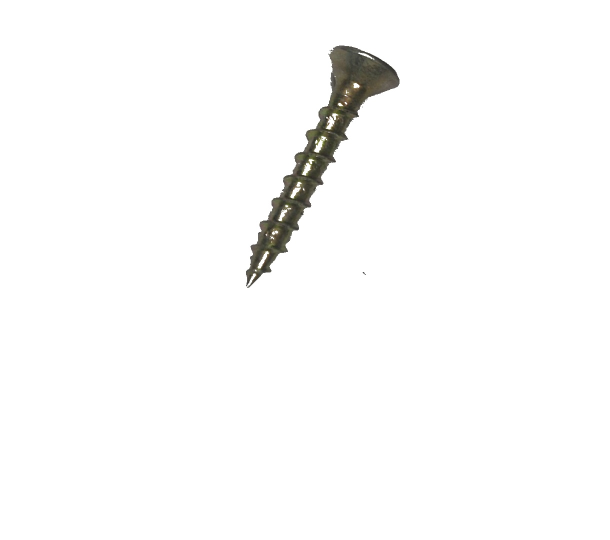
#> input picture Clasificador-de-imagenes/Data-Base/YTrain/YTornillos/photo106.jpg, 1220 x 1080 px (shown at 1/2 size)
$ python -i Clasificacion.py   (imports and definitions only)   (older library calls are emulated)
#> lines starting #> are read from the running program, lines starting #| are printed output that depends on the picture
#> further down, picture is the input picture: shape (1080, 1220, 3); mean B, G, R 250.2, 250.6, 250.7
import numpy as np
from matplotlib import pyplot as plt
import matplotlib.patches as mpatches
plt.rcParams['image.cmap'] = 'gray'
from mpl_toolkits.mplot3d import Axes3D
from skimage import io, color, img_as_float, filters
from skimage.feature import hog
import cv2
import mahotas
import os
from datetime import datetime


def extraccion(image):

    ##TRANSFORMACION
    #Recordar hacer la transformacion de la imagen con el programa Transformacion.py
    image = cv2.resize(image, (500, 400))         #Convertir la imagen de 1220x1080 a 500x400
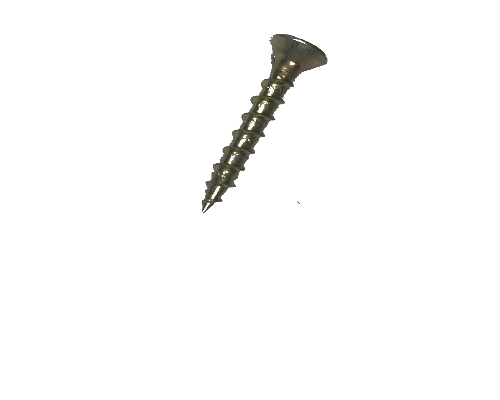
#> image: shape (400, 500, 3); mean of channels 0, 1, 2 250.2, 250.6, 250.7; drawn as B, G, R

    ##PRE PROCESAMIENTO
    aux = cv2.cvtColor(image, cv2.COLOR_BGR2GRAY) #Convertir a escala de grises

    ##FILTRACION
    aux = cv2.GaussianBlur(aux, (3, 3), 0)   #Aplicar filtro gaussiano
    aux = filters.sobel(aux)                 #Aplicar filtro Sobel o Laplaciano
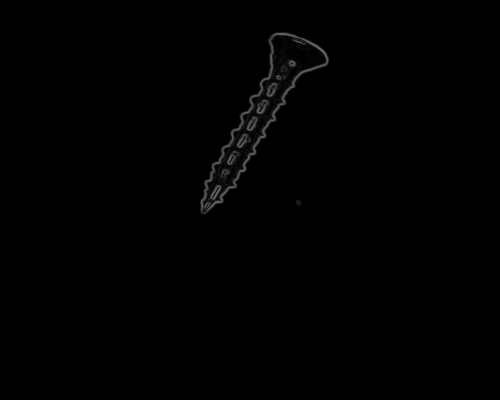
#> aux: shape (400, 500) float64; min 0, max 0.435, mean 0.00396

    ##SEGMENTACION
    ##Solo funciona para imagenes cortadas -> porque sino el fondo afecta mucho el objeto dentro de la imagen
    #ret, th = cv2.threshold(aux, 0, 255, cv2.THRESH_BINARY+cv2.THRESH_OTSU)
    #aux= th

    ##EXTRACCION DE RASGOS
    #haralick=mahotas.features.haralick(aux).mean(axis=0)
    hu = cv2.HuMoments(cv2.moments(aux)).flatten()
#> hu = [4.45, 16.34, 0.422, 0.0472, 0.00557, -0.109, -0.00365]

    ##ANALISIS DE LAS CARACTERISTICAS
    #PARA MOMENTOS DE HU
    return aux, [hu[0], hu[1], hu[3]]

# [1 line not run here, left out]
datos = []

# [1 line not run here, left out]
fig = plt.figure()
# [1 line not run here, left out]
ax = fig.add_subplot(111, projection='3d')


# [445 lines left out: functions Data_base, clasifica, GenerarArchivo, main, Mostrar_Apilado, not called in this run]


# [55 lines not run here, left out]

>>> import cv2
>>> picture = cv2.imread('Data-Base/YTrain/YTornillos/photo106.jpg')
>>> result = extraccion(picture)

$ run again, on Clasificador-de-imagenes/Data-Base/YTrain/YTornillos/photo73.jpg
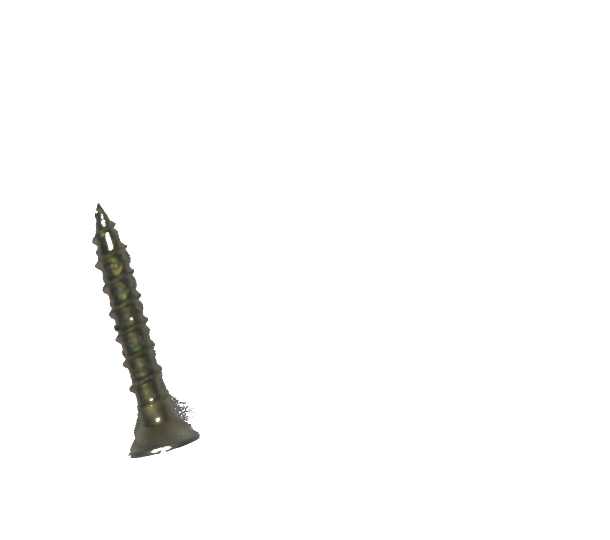
#> input picture Clasificador-de-imagenes/Data-Base/YTrain/YTornillos/photo73.jpg, 1220 x 1080 px (shown at 1/2 size)
#> picture is the input picture: shape (1080, 1220, 3); mean B, G, R 250.2, 250.6, 250.6
#> in extraccion, `image = cv2.resize(image, (500, 400))`:
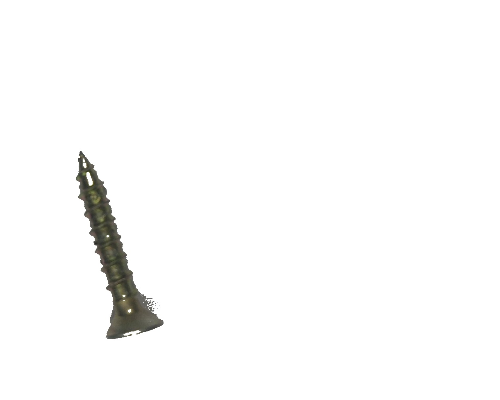
#> image: shape (400, 500, 3); mean of channels 0, 1, 2 250.2, 250.6, 250.6; drawn as B, G, R
#> in extraccion, `aux = filters.sobel(aux)`:
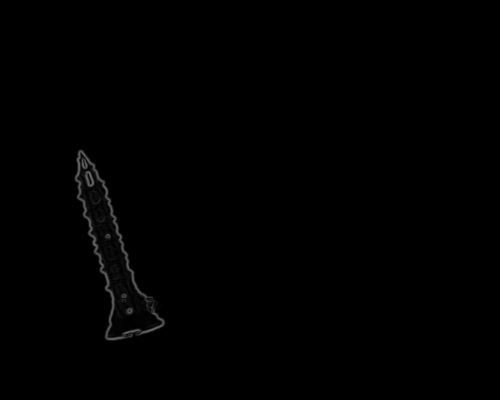
#> aux: shape (400, 500) float64; min 0, max 0.413, mean 0.00323
#> hu = [5.77, 27.6, 1.7, 0.0173, 0.00126, 0.0302, -0.00269]

$ run again, on Clasificador-de-imagenes/Data-Base/YTrain/YTornillos/photo77.jpg
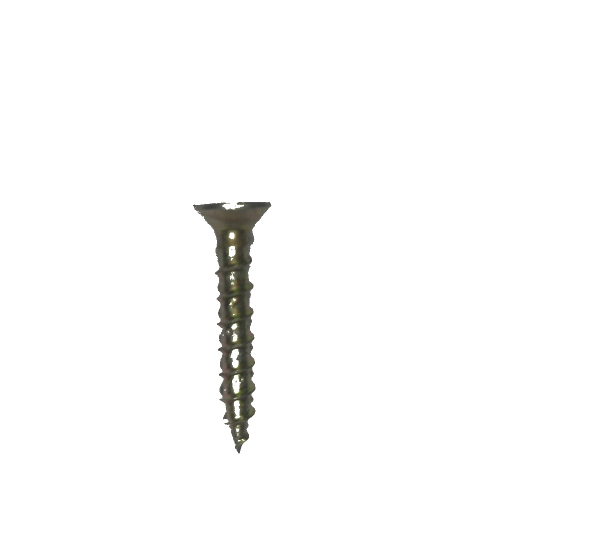
#> input picture Clasificador-de-imagenes/Data-Base/YTrain/YTornillos/photo77.jpg, 1220 x 1080 px (shown at 1/2 size)
#> picture is the input picture: shape (1080, 1220, 3); mean B, G, R 250.7, 251, 251.1
#> in extraccion, `image = cv2.resize(image, (500, 400))`:
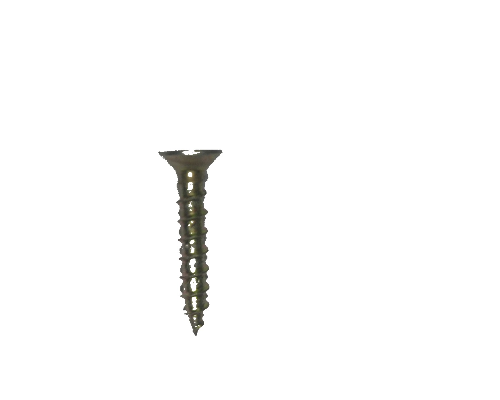
#> image: shape (400, 500, 3); mean of channels 0, 1, 2 250.7, 251, 251.1; drawn as B, G, R
#> in extraccion, `aux = filters.sobel(aux)`:
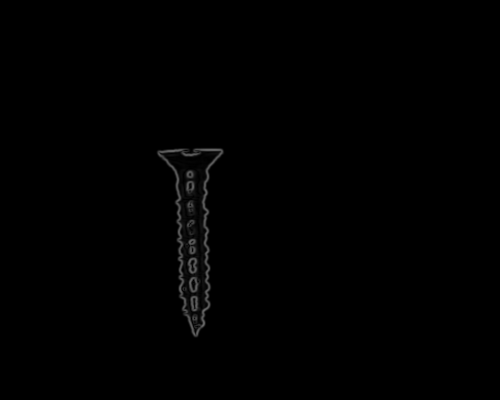
#> aux: shape (400, 500) float64; min 0, max 0.407, mean 0.00375
#> hu = [4.29, 15.24, 0.282, 0.189, -0.0378, 0.721, 0.0215]
